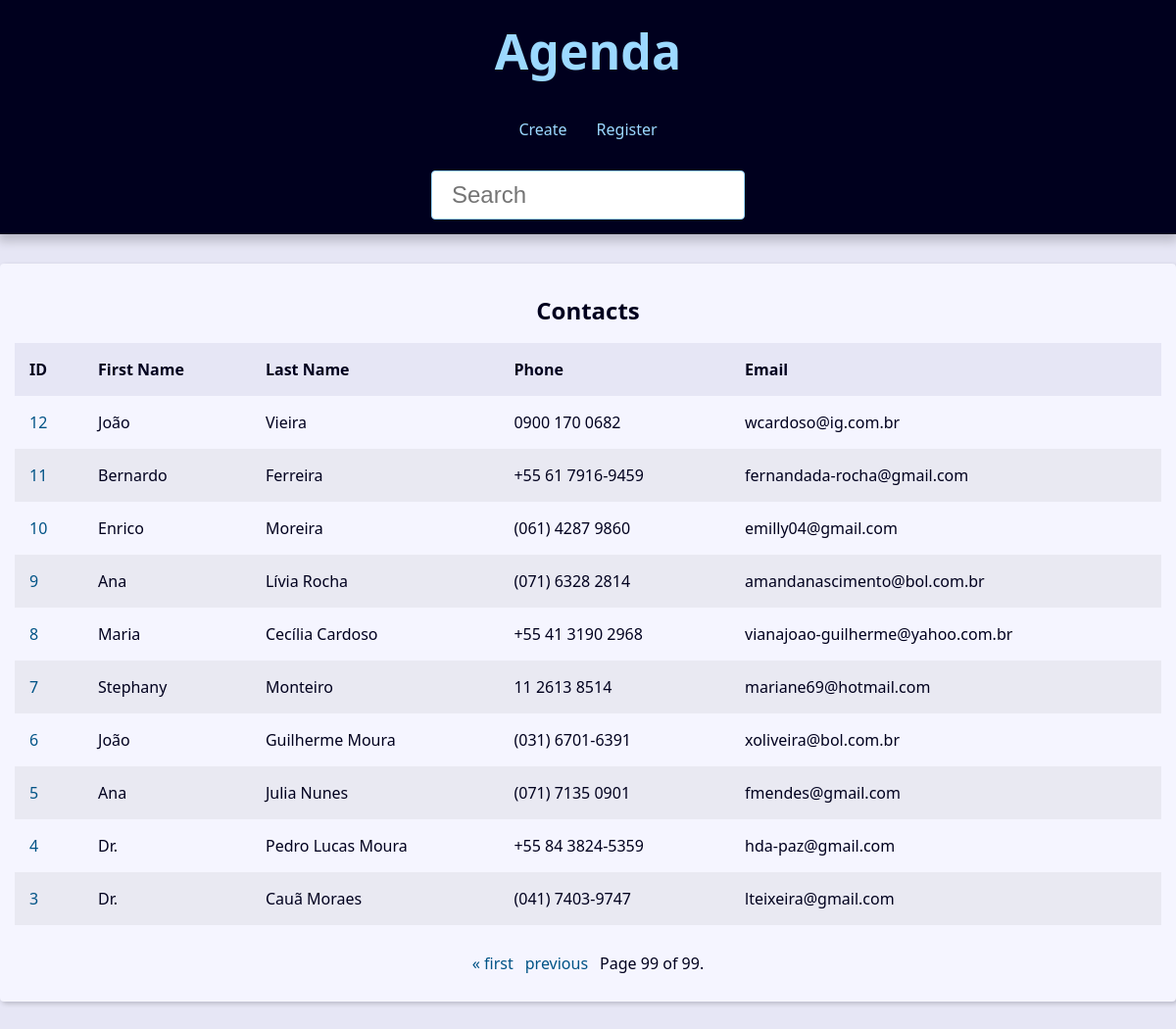
The page /?page=99&q= on the database its author committed.
### contact/models.py (models this page shows, shortened)
class contact(models.Model):
    first_name = models.CharField(max_length=20)
    last_name = models.CharField(max_length=20)
    phone = models.CharField(max_length=15,verbose_name='Telefone')
    email = models.EmailField(max_length=254, blank=True)
    created_date = models.DateTimeField(default=timezone.now)
    description = models.TextField(blank=True)
    show = models.BooleanField(default=True)
    picture = models.ImageField(blank=True, upload_to='pictures/%Y/%m/')
    category = models.ForeignKey(Category, on_delete=models.SET_NULL,blank=True, null=True)
    owner = models.ForeignKey(User, on_delete=models.SET_NULL,blank=True, null=True)

### contact/views/contact_views.py (the view)
# urls.py: path('', views.index, name='index'),
def index(request):
    contacts = contact.objects.filter(show=True).order_by('-id')
    paginator = Paginator(contacts,10)
    page_number = request.GET.get("page")
    page_obj = paginator.get_page(page_number)
    context = {
        'page_obj' : page_obj,
        'site_nome' : 'Contatos - '
    }
    return render(request,
                'contact/index.html',
                context,
                )

### contact/templates/contact/index.html (shortened to what this page needs)
{% extends "base.html" %}
{% block content %}
{% if page_obj %}
    <div class="responsive-table">
            <table class="contacts-table">
                <caption class="table-caption">
                    Contacts
                </caption>
                <thead>
                    <tr class="table-row table-row-header">
                        <th class="table-header">ID</th>
                        <th class="table-header">First Name</th>
                        <th class="table-header">Last Name</th>
                        <th class="table-header">Phone</th>
                        <th class="table-header">Email</th>
                    </tr>
                </thead>
                <tbody>
                    {% for contact in page_obj %}
                        <tr class="table-row">
                            <td class="table-cel">
                            <a href="{% url 'contact:contatos' contact.id %}" class="table-link">
                                {{contact.id}}
                            </a>
                            </td>
                            <td class="table-cel">
                                {{contact.first_name}}
                            </td>
                            <td class="table-cel">
                                {{contact.last_name}}
                            </td>
                            <td class="table-cel">
                                {{contact.phone}}
                            </td>
                            <td class="table-cel">
                                {{contact.email}}
                            </td>
                        </tr>
                    {% endfor %}
                </tbody>
            </table>
        </div>
{% else %}
<div class="sigle-contact">
    <h1 class="single-contact-name">
        Nenhum contato encontrado!
    </h1>
</div>
{% endif %}
{% endblock content %}

### base/static/global/css/style.css (style rules this page uses)
:root { --spacing: 1.5rem; --link-dark-color: rgb(0, 83, 134); --link-light-color: rgb(156, 217, 255); --clr-white: rgb(245, 245, 255); --clr-black: rgb(0, 0, 30); --clr-light-gray: rgb(230, 230, 245); --clr-dark-shadow-5: rgba(0, 0, 10, 5%); --clr-dark-shadow-10: rgba(0, 0, 10, 10%); --clr-dark-shadow-20: rgba(0, 0, 10, 20%); --clr-light-shadow-5: rgba(200, 200, 255, 5%); --clr-light-shadow-10: rgba(200, 200, 255, 10%); --clr-light-shadow-20: rgba(200, 200, 255, 20%); --main-page-width: 120rem; --table-min-width: 60rem; --biggest-font-size: 5rem; --bigger-font-size: 4rem; --big-font-size: 3.2rem; --medium-font-size: 2.4rem; --small-font-size: 1.6rem; --smaller-font-size: 1.4rem; --smallest-font-size: 1.2rem; --transition-fast: 300ms; --transition-medium: 600ms; --transition-slow: 1s; --default-border-radius: 4px; }
*, *::before, *::after { margin: 0; padding: 0; box-sizing: border-box; }
html { font-size: 62.5%; }
body { font-family: system-ui, -apple-system, BlinkMacSystemFont, 'Segoe UI', Roboto, Oxygen, Ubuntu, Cantarell, 'Open Sans', 'Helvetica Neue', sans-serif; line-height: 1.5; font-size: var(--small-font-size); color: var(--clr-black); -webkit-font-smoothing: antialiased; background: var(--clr-light-gray); }
.responsive-table { width: 100%; overflow-x: auto; }
.contacts-table { width: 100%; min-width: var(--table-min-width); border-collapse: collapse; }
.table-caption { font-size: var(--medium-font-size); font-weight: bold; padding: var(--spacing); }
.table-row { text-align: left; text-overflow: ellipsis; transition: background-color var(--transition-fast) ease-in-out; }
.table-row:nth-of-type(2n) { background: var(--clr-dark-shadow-5); }
.table-row-header { background: var(--clr-light-gray); color: var(--clr-black); }
.table-cel, .table-header { padding: var(--spacing); }
.table-link { color: var(--link-dark-color); transition: color var(--transition-fast) ease-in-out; text-decoration: none; }

### rows shown on the page
contact: id "12", first_name "João", last_name "Vieira", phone "0900 170 0682", email "wcardoso@ig.com.br"
contact: id "11", first_name "Bernardo", last_name "Ferreira", phone "+55 61 7916-9459", email "fernandada-rocha@gmail.com"
contact: id "10", first_name "Enrico", last_name "Moreira", phone "(061) 4287 9860", email "emilly04@gmail.com"
contact: id "9", first_name "Ana", last_name "Lívia Rocha", phone "(071) 6328 2814", email "amandanascimento@bol.com.br"
contact: id "8", first_name "Maria", last_name "Cecília Cardoso", phone "+55 41 3190 2968", email "vianajoao-guilherme@yahoo.com.br"
contact: id "7", first_name "Stephany", last_name "Monteiro", phone "11 2613 8514", email "mariane69@hotmail.com"
contact: id "6", first_name "João", last_name "Guilherme Moura", phone "(031) 6701-6391", email "xoliveira@bol.com.br"
contact: id "5", first_name "Ana", last_name "Julia Nunes", phone "(071) 7135 0901", email "fmendes@gmail.com"
contact: id "4", first_name "Dr.", last_name "Pedro Lucas Moura", phone "+55 84 3824-5359", email "hda-paz@gmail.com"
contact: id "3", first_name "Dr.", last_name "Cauã Moraes", phone "(041) 7403-9747", email "lteixeira@gmail.com"

### other values the page prints
{{ page_obj.number }} "99"
{{ page_obj.paginator.num_pages }} "99"
